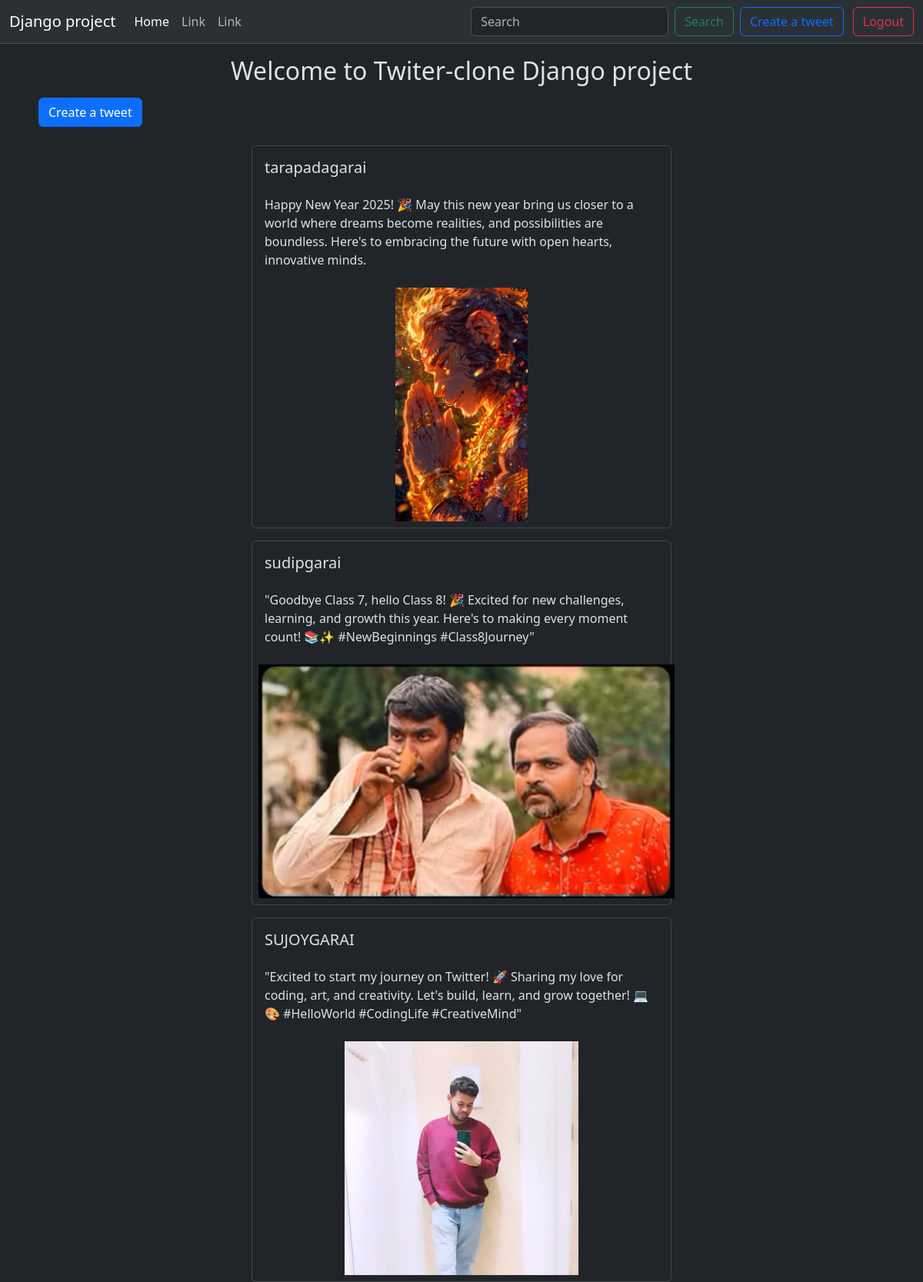
The page /tweet/ (signed in) on the database its author committed.
### tweet/models.py (models this page shows, shortened)
class Tweet(models.Model):
    user = models.ForeignKey(User, on_delete=models.CASCADE)
    text = models.TextField(max_length=240)
    photo = models.ImageField(upload_to='photos/', blank=True, null=True)
    created_at = models.DateTimeField(auto_now_add=True)
    updated_at = models.DateTimeField(auto_now=True)

### tweet/views.py (the view)
# urls.py: path('', views.tweet_list, name='tweet_list'),
def tweet_list(request):
    tweets = Tweet.objects.all().order_by('-created_at')
    return render(request, 'tweet_list.html', {'tweets': tweets})

### tweet/templates/tweet_list.html (shortened to what this page needs)
{% extends "base.html" %}
{% block content %}
    <div class="menupart p-2">
        <h2 class="text-center p-2">Welcome to Twiter-clone Django project</h2>
        <a class="btn btn-primary mb-3" href="{% url 'tweet_create' %}">Create a tweet</a>
    </div>
    <div class="container" style="display: flex; flex-wrap: wrap; gap: 1rem;">
        {% for tweet in tweets %}
            <div class="card custom-card m-auto tweet-card" style="width: 50%;">
                <div class="card-body">
                    <div class="d-flex align-items-center justify-content-between">
                        <h5 class="card-title">{{tweet.user.username}}</h5>
                    </div>
                    <p class="card-text mt-3">{{tweet.text}}</p>
                </div>
                {% if tweet.photo %}
                <div class="imgbox" style="height: 20rem; width: auto; object-fit: cover; margin: auto;">
                    <img src="{{tweet.photo.url}}" class="card-img-bottom p-2" alt="..." style="height: 100%; width: auto; object-fit: cover; margin: auto;">
                </div>
                {% endif %}
            </div>
        {% endfor %}
    </div>
{% endblock %}

### rows shown on the page
Tweet: user.username "tarapadagarai", text "Happy New Year 2025! 🎉 May this new year bring us closer to a world where dreams become realities, and possibilities are boundless. Here's to embracing the future with open hearts, innovative minds.", photo (picture)
Tweet: user.username "sudipgarai", text "\"Goodbye Class 7, hello Class 8! 🎉 Excited for new challenges, learning, and growth this year. Here's to making every moment count! 📚✨ #NewBeginnings #Class8Journey\"", photo (picture)
Tweet: user.username "SUJOYGARAI", text "\"Excited to start my journey on Twitter! 🚀 Sharing my love for coding, art, and creativity. Let's build, learn, and grow together! 💻🎨 #HelloWorld #CodingLife #CreativeMind\"", photo (picture)
